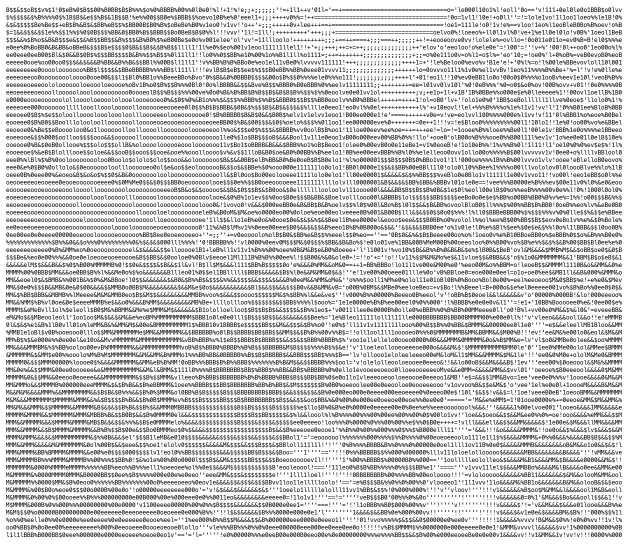
#> input picture output_input.jpg, 1256 x 1089 px (shown at 1/2 size); its folder holds only this picture in this run
$ python img2ascii.py output_input.jpg
#> lines starting #> are read from the running program, lines starting #| are printed output that depends on the picture
#!/usr/bin/env python3
"""Convert images to ASCII art JPG files."""

from __future__ import annotations

import argparse
from io import BytesIO
from pathlib import Path
from typing import TYPE_CHECKING, Iterable

if TYPE_CHECKING:
    from PIL.Image import Image as PillowImage
    from PIL.ImageFont import FreeTypeFont, ImageFont as PillowFont

try:
    from PIL import Image, ImageDraw, ImageFont
except ModuleNotFoundError:
    Image = None
    ImageDraw = None
    ImageFont = None


ASCII_CHARS = "M&$B%0eol1v!'=+;:."
SUPPORTED_EXTENSIONS = {".jpg", ".jpeg", ".png", ".bmp", ".gif"}
VALID_SCALES = (0.1, 0.2, 0.25, 0.5, 1.0)
LOW_ALPHA_THRESHOLD = 20
DEFAULT_MAX_BYTES = 1_000_000


def ensure_pillow_installed() -> None:
    """Raise a clear error when Pillow is not available."""
    if Image is None or ImageDraw is None or ImageFont is None:
        raise RuntimeError("Pillow is not installed. Please run: pip install pillow")


def is_supported_image(path: Path) -> bool:
    """Return True when path looks like a supported image file."""
    return path.is_file() and path.suffix.lower() in SUPPORTED_EXTENSIONS


def parse_scale(value: str) -> float:
    """Parse and validate the scale command line argument."""
    try:
        scale = float(value)
    except ValueError as exc:
        raise argparse.ArgumentTypeError("scale must be a number") from exc

    if scale not in VALID_SCALES:
        valid_values = ", ".join(str(item) for item in VALID_SCALES)
        raise argparse.ArgumentTypeError(f"scale must be one of: {valid_values}")

    return scale


def parse_max_mb(value: str) -> float:
    """Parse and validate the max output size argument."""
    try:
        max_mb = float(value)
    except ValueError as exc:
        raise argparse.ArgumentTypeError("max-mb must be a number") from exc

    if max_mb <= 0:
        raise argparse.ArgumentTypeError("max-mb must be greater than 0")

    return max_mb


def iter_images(folder: Path) -> Iterable[Path]:
    """Yield supported images directly inside a folder."""
    for path in sorted(folder.iterdir()):
        if is_supported_image(path):
            yield path


def pixel_to_char(red: int, green: int, blue: int, alpha: int | None = None) -> str:
    """Convert one pixel to an ASCII character."""
    if alpha is not None and alpha <= LOW_ALPHA_THRESHOLD:
        return " "

    gray = 0.299 * red + 0.578 * green + 0.114 * blue
    index = int(gray / 255 * (len(ASCII_CHARS) - 1))
    return ASCII_CHARS[index]


def image_to_ascii_rows(image_path: Path, scale: float) -> list[str]:
    """Read an image and convert sampled pixels to ASCII rows."""
#> called with scale = 0.25
    ensure_pillow_installed()
    x_step = max(1, int(1 / scale))
    y_step = max(1, int(2 / scale))

    with Image.open(image_path) as image:
#> image is the input picture: PIL image 1256x1089 RGB; min 0, max 255, mean 205.9
        image = image.convert("RGBA")
#> image: PIL image 1256x1089 RGBA
        width, height = image.size
#> width = 1256; height = 1089
        pixels = image.load()

        rows: list[str] = []
        for y in range(0, height, y_step):
            chars: list[str] = []
            for x in range(0, width, x_step):
                red, green, blue, alpha = pixels[x, y]
                chars.append(pixel_to_char(red, green, blue, alpha))
            rows.append("".join(chars))

    return rows


def save_ascii_txt(rows: list[str], output_path: Path) -> None:
    """Save ASCII rows as a plain text file."""
    output_path.parent.mkdir(parents=True, exist_ok=True)
    output_path.write_text("\n".join(rows), encoding="utf-8")


def find_monospace_font(font_size: int) -> FreeTypeFont | PillowFont:
    """Return a usable monospace font, falling back to Pillow's default font."""
    ensure_pillow_installed()
    font_candidates = [
        "/usr/share/fonts/truetype/dejavu/DejaVuSansMono.ttf",
        "/usr/local/share/fonts/DejaVuSansMono.ttf",
        "/Library/Fonts/Menlo.ttc",
        "/System/Library/Fonts/Menlo.ttc",
        "/System/Library/Fonts/Monaco.ttf",
        "C:/Windows/Fonts/consola.ttf",
        "C:/Windows/Fonts/lucon.ttf",
    ]

    for font_path in font_candidates:
        try:
            return ImageFont.truetype(font_path, font_size)
        except OSError:
            continue

    try:
        return ImageFont.truetype("DejaVuSansMono.ttf", font_size)
    except OSError:
        return ImageFont.load_default()


def downsample_rows(rows: list[str], step: int) -> list[str]:
    """Reduce ASCII rows and columns by keeping every nth item."""
    if step <= 1:
        return rows

    sampled_rows = rows[::step]
    return [row[::step] for row in sampled_rows]


def render_ascii_image(rows: list[str], font_size: int) -> PillowImage:
    """Render ASCII rows to a white-background, black-text image."""
    ensure_pillow_installed()
    if not rows:
        rows = [""]

    font = find_monospace_font(font_size)
    longest_line = max(rows, key=len, default="")

    measure_image = Image.new("RGB", (1, 1), "white")
    draw = ImageDraw.Draw(measure_image)
    char_box = draw.textbbox((0, 0), "M", font=font)
    line_box = draw.textbbox((0, 0), longest_line or " ", font=font)

    char_width = max(1, char_box[2] - char_box[0])
    if hasattr(font, "getmetrics"):
        ascent, descent = font.getmetrics()
        line_height = max(1, ascent + descent)
    else:
        line_height = max(1, char_box[3] - char_box[1])
    text_width = max(char_width, line_box[2] - line_box[0])
    text_height = line_height * len(rows)

    padding = max(8, font_size)
    image_width = text_width + padding * 2
    image_height = text_height + padding * 2

    output_image = Image.new("RGB", (image_width, image_height), "white")
    draw = ImageDraw.Draw(output_image)

    y = padding
    for row in rows:
        draw.text((padding, y), row, fill="black", font=font)
        y += line_height

    return output_image


def save_ascii_jpg(
    rows: list[str],
    output_path: Path,
    font_size: int = 12,
    max_bytes: int = DEFAULT_MAX_BYTES,
) -> None:
    """Save ASCII rows as a JPG image, reducing detail to stay under max_bytes."""
#> called with font_size = 12, max_bytes = 1000000
    output_path.parent.mkdir(parents=True, exist_ok=True)
    qualities = (85, 75, 65, 55, 45, 35)
    sample_step = 1

    while True:
        current_rows = downsample_rows(rows, sample_step)
        output_image = render_ascii_image(current_rows, font_size)

        best_data = b""
        for quality in qualities:
            buffer = BytesIO()
            output_image.save(buffer, "JPEG", quality=quality, optimize=True)
            data = buffer.getvalue()
            best_data = data
            if len(data) <= max_bytes:
                output_path.write_bytes(data)
                return

        if len(current_rows) <= 1 and max((len(row) for row in current_rows), default=0) <= 1:
            output_path.write_bytes(best_data)
            return

        sample_step += 1
#> this loop made 2 passes
#> pass 1, in save_ascii_jpg, `output_image = render_ascii_image(current_rows, font_size)`:
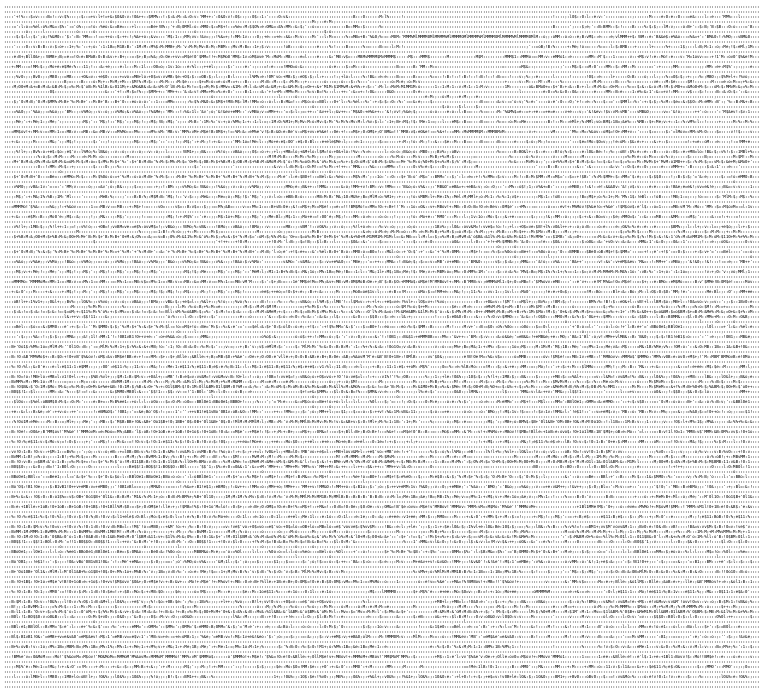
#> output_image: PIL image 2291x2079 RGB (shown at 1/3 size); min 0, max 255, mean 232.2
#> pass 2, in save_ascii_jpg, `output_image = render_ascii_image(current_rows, font_size)`:
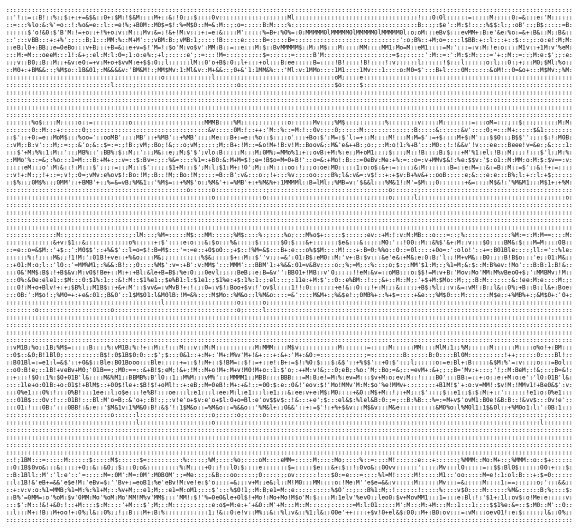
#> output_image: PIL image 1157x1059 RGB (shown at 1/2 size); min 0, max 255, mean 232.2


def build_output_path(image_path: Path) -> Path:
    """Build an output path in the current working directory."""
    if image_path.suffix.lower() in {".jpg", ".jpeg"}:
        filename = f"output_{image_path.name}"
    else:
        filename = f"output_{image_path.stem}.jpg"
    return Path.cwd() / filename


def convert_image(image_path: Path, scale: float, max_bytes: int = DEFAULT_MAX_BYTES) -> Path:
    """Convert one image to an ASCII JPG and return the output path."""
    if not is_supported_image(image_path):
        raise ValueError(f"Unsupported image format: {image_path}")

    rows = image_to_ascii_rows(image_path, scale)
    output_path = build_output_path(image_path)
    save_ascii_jpg(rows, output_path, max_bytes=max_bytes)
    return output_path


def convert_path(input_path: Path, scale: float, max_bytes: int = DEFAULT_MAX_BYTES) -> None:
    """Convert a single image or all supported images directly inside a folder."""
    if not input_path.exists():
        raise FileNotFoundError(f"Input path does not exist: {input_path}")

    if input_path.is_file():
        if not is_supported_image(input_path):
            raise ValueError(f"Unsupported image format: {input_path}")

        output_path = convert_image(input_path, scale, max_bytes=max_bytes)
        print(f"Converted: {input_path} -> {output_path}")
        return

    if not input_path.is_dir():
        raise ValueError(f"Input path is not a file or directory: {input_path}")

    image_paths = list(iter_images(input_path))
    if not image_paths:
        print(f"No supported images found in directory: {input_path}")
        return

    success_count = 0
    fail_count = 0

    for image_path in image_paths:
        try:
            output_path = convert_image(image_path, scale, max_bytes=max_bytes)
        except Exception as exc:  # noqa: BLE001 - keep batch conversion going.
            fail_count += 1
            print(f"Conversion failed: {image_path}; reason: {exc}")
            continue

        success_count += 1
        print(f"Converted: {image_path} -> {output_path}")

    print(f"Done: {success_count} succeeded, {fail_count} failed.")


def build_parser() -> argparse.ArgumentParser:
    """Build the command line parser."""
    parser = argparse.ArgumentParser(description="Convert images to ASCII art JPG files.")
    parser.add_argument("input", type=Path, help="Input image file or directory")
    parser.add_argument(
        "--scale",
        type=parse_scale,
        default=0.25,
        help="Scale factor; choices: 0.1, 0.2, 0.25, 0.5, 1.0 (default: 0.25)",
    )
    parser.add_argument(
        "--max-mb",
        type=parse_max_mb,
        default=1.0,
        help="Maximum output JPG size in MB (default: 1.0)",
    )
    return parser


def main() -> int:
    """Program entry point."""
    parser = build_parser()
    args = parser.parse_args()

    input_path = args.input.expanduser().resolve()
    max_bytes = int(args.max_mb * 1_000_000)

    try:
        convert_path(input_path, args.scale, max_bytes=max_bytes)
    except Exception as exc:  # noqa: BLE001 - print clean CLI errors.
        print(f"Error: {exc}")
        return 1

    print(f"Output directory: {Path.cwd()}")
    return 0


if __name__ == "__main__":
    raise SystemExit(main())
#> (the program exits here)
